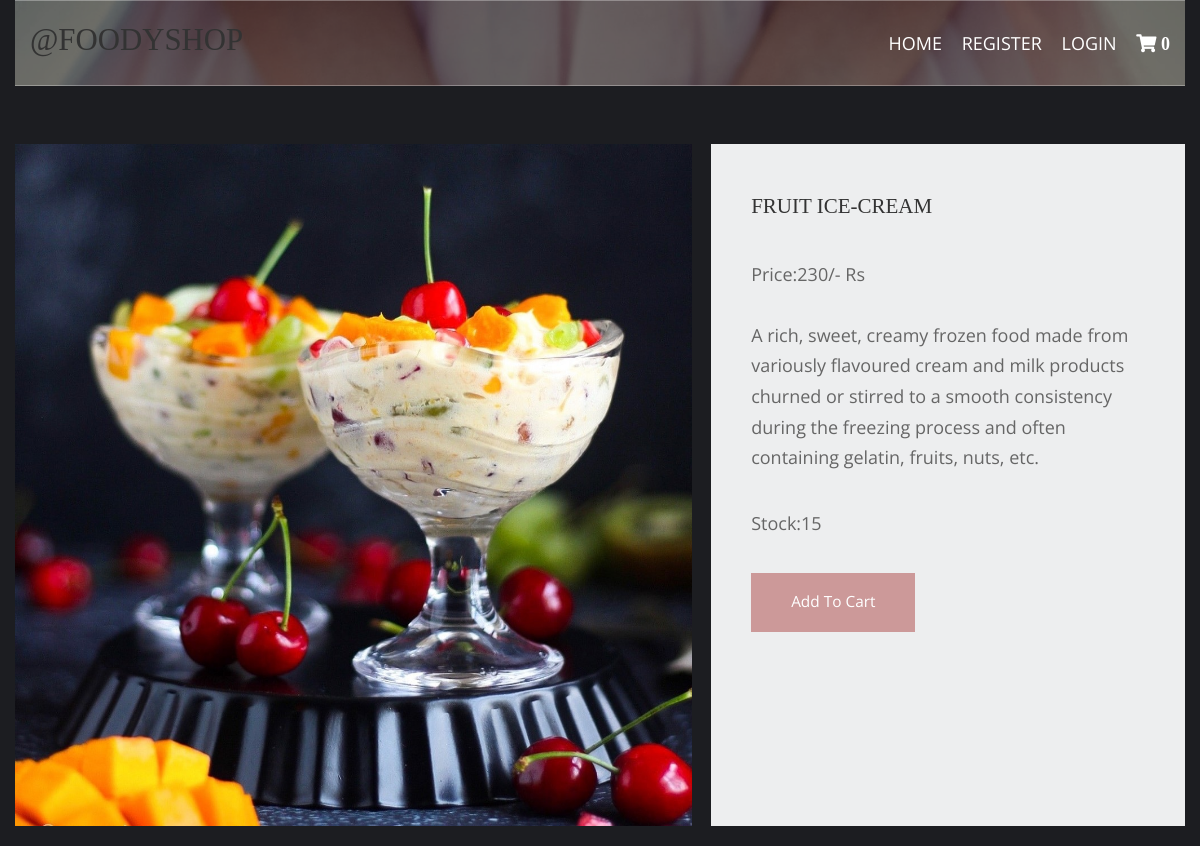
/Ice-Creams/fruit-ice-cream, run on the app's committed database.
### shop/models.py (models this page shows, shortened)
class products(models.Model):
    name=models.CharField(max_length=250,unique=True)
    slug=models.SlugField(max_length=250,unique=True)
    img=models.ImageField(upload_to='product')
    desc=models.TextField()
    stock=models.IntegerField()
    available=models.BooleanField()
    price=models.IntegerField()
    category=models.ForeignKey(categ,on_delete=models.CASCADE)

### shop/views.py (the view)
# urls.py: path('<slug:c_slug>/<slug:product_slug>',views.prodDetails,name='details'),
def prodDetails(request,c_slug,product_slug):
    try:
        prod=products.objects.get(category__slug=c_slug,slug=product_slug)
    except Exception as e:
        raise e
    return render(request,'item.html',{'pr':prod})

### cart/context_processor.py (called while the page is built)
def count(request):
    item_count=0;
    if 'admin' in request.path:
        return {}
    else:
        try:
            ct=cartlist.objects.filter(cart_id=c_id(request))
            cti=items.objects.all().filter(cart=ct[:1])
            for c in cti:
                item_count+=c.quant
        except cartlist.DoesNotExist:
            item_count=0
        return dict(itc=item_count)

### cart/views.py (called while the page is built)
def c_id(request):
    ct_id=request.session.session_key
    if not ct_id:
        ct_id=request.session.create()
    return ct_id

### templates/item.html (shortened to what this page needs)
{% extends 'base.html' %}
{% load static %}
{% block content %}
<!DOCTYPE html>
<html lang="en">
<head>
    <link href="{% static 'pr/fontawesome/css/all.min.css' %}" rel="stylesheet" />
    <link href="{% static 'pr/css/templatemo-comparto.css' %}" rel="stylesheet" />
</head>
<body>
    <br><br>
    <div class="container-fluid">
        <section class="tm-mb-1" id="about">
            <div class="tm-row tm-about-row">
                <div class="tm-section-1-l">
                    <img src="{{pr.img.url}}" alt="About image" class="tm-img-responsive">
                </div>
                <article class="tm-section-1-r tm-bg-color-8">
                    <h2 class="tm-mb-2 tm-title-color">{{pr.name}}</h2>
                    <p>Price:{{pr.price}}/- Rs <br><br> {{pr.desc}}</p>
                    <p>Stock:{{pr.stock}}</p>
                {% if pr.stock <= 0 %}
                 <h1 style="color:red">Sorry!.. No stock left </h1>
                {% else %}
                    <a href="{% url 'addcart' pr.id %}" class="tm-btn tm-btn-1 tm-link-to-services">Add To Cart</a>
                {% endif %}
                </article>
            </div>
        </section>
    </div>
</body>
</html>
{% endblock %}

### static/hm/layout/styles/layout.css (style rules this page uses)
*, *::before, *::after { transition:all .3s ease-in-out; }
body { color:#A5A6AA; background-color:#1C1D21; }
a { color:#FBAB45; }

### static/pr/css/templatemo-comparto.css (style rules this page uses)
*, *::before, *::after { box-sizing: border-box; outline: none; }
ul, h1, h2, h3, h4, p, figure { padding: 0; margin: 0; }
body { font-family: 'Open Sans', Arial, sans-serif; font-size: 18px; overflow-x: hidden; padding-left: 15px; padding-right: 15px; margin: 0; }
h2 { font-size: 1.5rem; }
a { transition: all 0.3s ease; text-decoration: none; }
p { color: #666; line-height: 1.7; margin-bottom: 35px; }
h1, h2, h3, h4, h5, h6 { color: #333; }
.container-fluid { max-width: 1210px; margin-left: auto; margin-right: auto; }
.tm-mb-1 { margin-bottom: 20px; }
.tm-mb-2 { margin-bottom: 40px; }
.tm-bg-color-8 { background-color: #EDEEEF; }
.tm-img-responsive { max-width: 100%; height: auto; }
.tm-section-1-l { width: 57.85%; margin-right: 1.65%; }
.tm-section-1-r { padding: 50px 40px; width: 40.5%; }
.tm-row { display: flex; }
.tm-btn { display: inline-block; padding: 15px 40px; font-size: 1.1rem; border: none; background-color: #CC9999; color: white; }
a { color: #666; }

### static/hm/layout/styles/framework.css (style rules this page uses)
html { overflow-y:scroll; overflow-x:hidden; }
html, body { margin:0; padding:0; font-size:14px; line-height:1.6em; }
*, *::before, *::after { box-sizing:border-box; }
a { outline:none; text-decoration:none; }
img { width:auto; max-width:100%; height:auto; margin:0; padding:0; border:none; line-height:normal; vertical-align:middle; }
body, input, textarea, select { font-family:Verdana, Geneva, sans-serif; }
h1, h2, h3, h4, h5, h6, .heading { font-family:Georgia, "Times New Roman", Times, serif; }
::placeholder { opacity:1; }
h1, h2, h3, h4, h5, h6, .heading { margin:0 0 20px 0; font-size:1.4rem; line-height:normal; font-weight:normal; text-transform:uppercase; }
address, article, aside, figcaption, figure, footer, header, main, nav, section { display:block; margin:0; padding:0; }

### data on the page
products: img (picture), name "FRUIT ICE-CREAM", price "230", desc "A rich, sweet, creamy frozen food made from variously flavoured cream and milk products churned or stirred to a smooth consistency during the freezing process and often containing gelatin, fruits, nuts, etc.", stock "15"

### other printed values
{{ itc }} "0"
